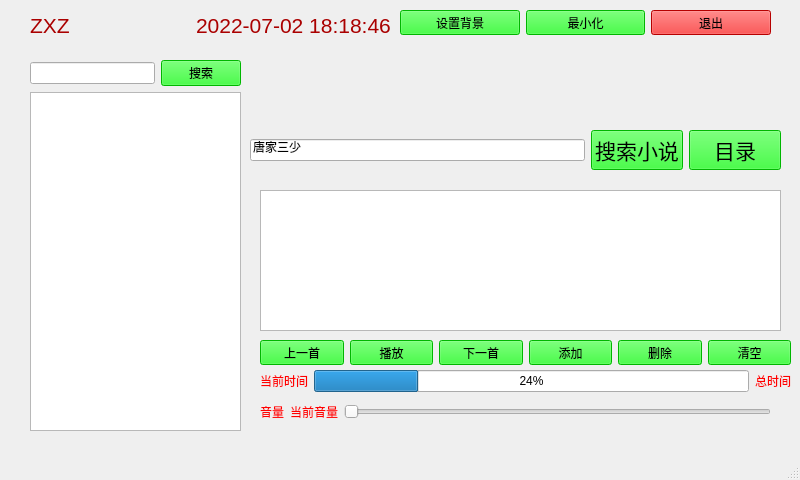
<?xml version="1.0" encoding="UTF-8"?>
<ui version="4.0">
 <class>Music_UI</class>
 <widget class="QMainWindow" name="Music_UI">
  <property name="geometry">
   <rect>
    <x>0</x>
    <y>0</y>
    <width>800</width>
    <height>480</height>
   </rect>
  </property>
  <property name="windowTitle">
   <string>MainWindow</string>
  </property>
  <property name="styleSheet">
   <string notr="true">Music_UI{border-image: url(:/3.bmp);}
QPushButton{   
	background-color: rgb(0, 255, 0);
}  </string>
  </property>
  <widget class="QWidget" name="centralwidget">
   <widget class="MyLable" name="music_song_name">
    <property name="geometry">
     <rect>
      <x>250</x>
      <y>60</y>
      <width>531</width>
      <height>41</height>
     </rect>
    </property>
    <property name="font">
     <font>
      <pointsize>24</pointsize>
     </font>
    </property>
    <property name="layoutDirection">
     <enum>Qt::LeftToRight</enum>
    </property>
    <property name="styleSheet">
     <string notr="true">color: rgb(255, 255, 0);</string>
    </property>
    <property name="text">
     <string/>
    </property>
    <property name="alignment">
     <set>Qt::AlignCenter</set>
    </property>
   </widget>
   <widget class="QWidget" name="layoutWidget">
    <property name="geometry">
     <rect>
      <x>260</x>
      <y>340</y>
      <width>531</width>
      <height>25</height>
     </rect>
    </property>
    <layout class="QHBoxLayout" name="horizontalLayout">
     <item>
      <widget class="QPushButton" name="music_prev">
       <property name="text">
        <string>上一首</string>
       </property>
      </widget>
     </item>
     <item>
      <widget class="QPushButton" name="music_play">
       <property name="text">
        <string>播放</string>
       </property>
      </widget>
     </item>
     <item>
      <widget class="QPushButton" name="music_next">
       <property name="text">
        <string>下一首</string>
       </property>
      </widget>
     </item>
     <item>
      <widget class="QPushButton" name="music_add">
       <property name="text">
        <string>添加</string>
       </property>
      </widget>
     </item>
     <item>
      <widget class="QPushButton" name="music_del">
       <property name="text">
        <string>删除</string>
       </property>
      </widget>
     </item>
     <item>
      <widget class="QPushButton" name="music_empty">
       <property name="text">
        <string>清空</string>
       </property>
      </widget>
     </item>
    </layout>
   </widget>
   <widget class="QWidget" name="layoutWidget">
    <property name="geometry">
     <rect>
      <x>400</x>
      <y>10</y>
      <width>371</width>
      <height>25</height>
     </rect>
    </property>
    <layout class="QHBoxLayout" name="horizontalLayout_2">
     <item>
      <widget class="QPushButton" name="music_setting">
       <property name="text">
        <string>设置背景</string>
       </property>
      </widget>
     </item>
     <item>
      <widget class="QPushButton" name="music_minimize">
       <property name="text">
        <string>最小化</string>
       </property>
      </widget>
     </item>
     <item>
      <widget class="QPushButton" name="music_exit">
       <property name="styleSheet">
        <string notr="true">background-color: rgb(255, 0, 0);</string>
       </property>
       <property name="text">
        <string>退出</string>
       </property>
      </widget>
     </item>
    </layout>
   </widget>
   <widget class="QWidget" name="layoutWidget">
    <property name="geometry">
     <rect>
      <x>30</x>
      <y>10</y>
      <width>361</width>
      <height>31</height>
     </rect>
    </property>
    <layout class="QHBoxLayout" name="horizontalLayout_3">
     <item>
      <widget class="QLabel" name="music_name">
       <property name="font">
        <font>
         <pointsize>16</pointsize>
        </font>
       </property>
       <property name="styleSheet">
        <string notr="true">color: rgb(170, 0, 0);</string>
       </property>
       <property name="text">
        <string>ZXZ</string>
       </property>
      </widget>
     </item>
     <item>
      <widget class="QLabel" name="music_time">
       <property name="font">
        <font>
         <pointsize>16</pointsize>
        </font>
       </property>
       <property name="styleSheet">
        <string notr="true">color: rgb(170, 0, 0);</string>
       </property>
       <property name="text">
        <string>2022-07-02 18:18:46</string>
       </property>
      </widget>
     </item>
    </layout>
   </widget>
   <widget class="QWidget" name="layoutWidget">
    <property name="geometry">
     <rect>
      <x>30</x>
      <y>60</y>
      <width>211</width>
      <height>371</height>
     </rect>
    </property>
    <layout class="QVBoxLayout" name="verticalLayout">
     <item>
      <layout class="QHBoxLayout" name="horizontalLayout_4">
       <item>
        <widget class="QLineEdit" name="music_search"/>
       </item>
       <item>
        <widget class="QPushButton" name="search">
         <property name="text">
          <string>搜索</string>
         </property>
        </widget>
       </item>
      </layout>
     </item>
     <item>
      <widget class="QListWidget" name="music_library"/>
     </item>
    </layout>
   </widget>
   <widget class="QWidget" name="layoutWidget">
    <property name="geometry">
     <rect>
      <x>260</x>
      <y>370</y>
      <width>531</width>
      <height>22</height>
     </rect>
    </property>
    <layout class="QHBoxLayout" name="horizontalLayout_5">
     <item>
      <widget class="QLabel" name="music_now_time">
       <property name="styleSheet">
        <string notr="true">color: rgb(255, 0, 0);</string>
       </property>
       <property name="text">
        <string>当前时间</string>
       </property>
      </widget>
     </item>
     <item>
      <widget class="QProgressBar" name="progressBar">
       <property name="value">
        <number>24</number>
       </property>
      </widget>
     </item>
     <item>
      <widget class="QLabel" name="music_total_time">
       <property name="styleSheet">
        <string notr="true">color: rgb(255, 0, 0);</string>
       </property>
       <property name="text">
        <string>总时间</string>
       </property>
      </widget>
     </item>
    </layout>
   </widget>
   <widget class="QWidget" name="layoutWidget">
    <property name="geometry">
     <rect>
      <x>260</x>
      <y>400</y>
      <width>511</width>
      <height>24</height>
     </rect>
    </property>
    <layout class="QHBoxLayout" name="horizontalLayout_6">
     <item>
      <widget class="QLabel" name="music_volume">
       <property name="styleSheet">
        <string notr="true">color: rgb(255, 0, 0);</string>
       </property>
       <property name="text">
        <string>音量</string>
       </property>
      </widget>
     </item>
     <item>
      <widget class="QLabel" name="music_value">
       <property name="styleSheet">
        <string notr="true">color: rgb(255, 0, 0);</string>
       </property>
       <property name="text">
        <string>当前音量</string>
       </property>
      </widget>
     </item>
     <item>
      <widget class="QSlider" name="horizontalSlider">
       <property name="orientation">
        <enum>Qt::Horizontal</enum>
       </property>
      </widget>
     </item>
    </layout>
   </widget>
   <widget class="QListWidget" name="listWidget">
    <property name="geometry">
     <rect>
      <x>260</x>
      <y>190</y>
      <width>521</width>
      <height>141</height>
     </rect>
    </property>
   </widget>
   <widget class="QWidget" name="layoutWidget">
    <property name="geometry">
     <rect>
      <x>250</x>
      <y>120</y>
      <width>531</width>
      <height>61</height>
     </rect>
    </property>
    <layout class="QHBoxLayout" name="horizontalLayout_7">
     <item>
      <widget class="QLineEdit" name="lineEdit">
       <property name="text">
        <string>唐家三少</string>
       </property>
      </widget>
     </item>
     <item>
      <widget class="QPushButton" name="novel_search">
       <property name="font">
        <font>
         <family>狮子座字体</family>
         <pointsize>16</pointsize>
        </font>
       </property>
       <property name="text">
        <string>搜索小说</string>
       </property>
      </widget>
     </item>
     <item>
      <widget class="QPushButton" name="pushButton">
       <property name="minimumSize">
        <size>
         <width>92</width>
         <height>36</height>
        </size>
       </property>
       <property name="font">
        <font>
         <family>狮子座字体</family>
         <pointsize>16</pointsize>
        </font>
       </property>
       <property name="text">
        <string>目录</string>
       </property>
      </widget>
     </item>
    </layout>
   </widget>
  </widget>
  <widget class="QMenuBar" name="menubar">
   <property name="geometry">
    <rect>
     <x>0</x>
     <y>0</y>
     <width>800</width>
     <height>23</height>
    </rect>
   </property>
  </widget>
  <widget class="QStatusBar" name="statusbar"/>
 </widget>
 <customwidgets>
  <customwidget>
   <class>MyLable</class>
   <extends>QLabel</extends>
   <header location="global">mylable.h</header>
  </customwidget>
 </customwidgets>
 <resources/>
 <connections/>
</ui>
